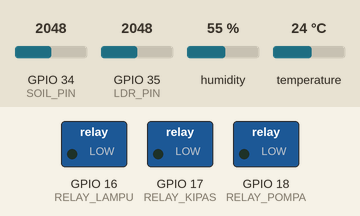
Bench run of a sketch on a simulated ESP32. Parts: switched loads named in the sketch (green lamp = pin HIGH). Inputs (shaded band) come from the test bench; at power-on: temperature 24 °C, GPIO 34 (SOIL_PIN) = 2048, GPIO 35 (LDR_PIN) = 2048, humidity 55 %. WiFi joins after 1.5 s; servers stay silent unless stated; the Firebase database answers and starts empty; what the sketch prints to the serial monitor is not drawn.

Above: at 3.2 s.
3.3 s: temperature set to 34 °C
10.1 s: temperature set to 37 °C
At 16.4 s:
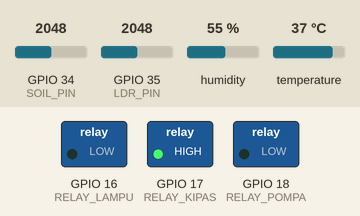
16.7 s: GPIO 34 (SOIL_PIN) set to 2405
22.6 s: GPIO 34 (SOIL_PIN) set to 2508
At 28.8 s:
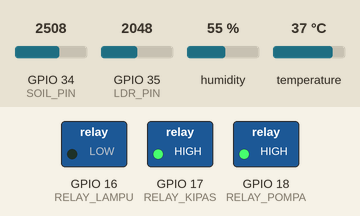
29.1 s: GPIO 35 (LDR_PIN) set to 2839
35.0 s: GPIO 35 (LDR_PIN) set to 2895
At 41.1 s:
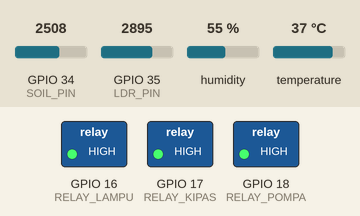
Timing chart, 0 to 42.6 s (numbered marks = the images above; inputs shaded):
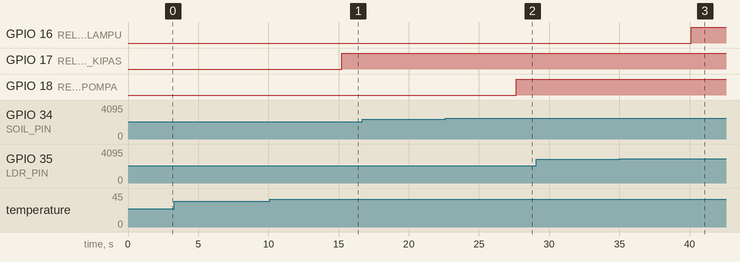

Measured:
- the behaviour switches between 35 and 36 °C on temperature (found by bisection; images 0 and 1)
- the behaviour switches between 2457 and 2458 on GPIO 34 (SOIL_PIN) (found by bisection; images 1 and 2)
- the behaviour switches between 2866 and 2867 on GPIO 35 (LDR_PIN) (found by bisection; images 2 and 3)
- after the input at 3.3 s, every drawn part: stays the same
- after the input at 10.1 s, GPIO 17 (RELAY_KIPAS): LOW → HIGH after 5.1 s
- after the input at 16.7 s, every drawn part: stays the same
- after the input at 22.6 s, GPIO 18 (RELAY_POMPA): LOW → HIGH after 5.1 s
- after the input at 29.1 s, every drawn part: stays the same
- after the input at 35.0 s, GPIO 16 (RELAY_LAMPU): LOW → HIGH after 5.1 s

The sketch:

IOT.ino
```cpp
#include <WiFi.h>
#include <FirebaseESP32.h>
#include <DHT.h>

#define WIFI_SSID "NAMAWIFI"
#define WIFI_PASSWORD "PASSWORDWIFI"
#define FIREBASE_HOST "otomatisasi-rumah-kaca-default-rtdb.asia-southeast1.firebasedatabase.app"
#define FIREBASE_AUTH "APIKEY"

#define DHTPIN 4
#define DHTTYPE DHT11

#define RELAY_LAMPU 16
#define RELAY_KIPAS 17
#define RELAY_POMPA 18

#define SOIL_PIN 34       // sensor kelembaban tanah (analog)
#define LDR_PIN 35        // sensor cahaya (analog)

FirebaseData fbdo;
DHT dht(DHTPIN, DHTTYPE);

void setup() {
  Serial.begin(115200);
  WiFi.begin(WIFI_SSID, WIFI_PASSWORD);
  while (WiFi.status() != WL_CONNECTED) {
    delay(1000);
    Serial.println("Menyambungkan WiFi...");
  }

  Firebase.begin(FIREBASE_HOST, FIREBASE_AUTH);
  Firebase.reconnectWiFi(true);

  dht.begin();

  pinMode(RELAY_LAMPU, OUTPUT);
  pinMode(RELAY_KIPAS, OUTPUT);
  pinMode(RELAY_POMPA, OUTPUT);
}

void loop() {
  // Sensor baca
  float suhu = dht.readTemperature();
  float kelembabanUdara = dht.readHumidity();
  int kelembabanTanah = analogRead(SOIL_PIN);     // 0–4095
  int nilaiCahaya = analogRead(LDR_PIN);          // 0–4095

  // Kalibrasi nilai (jika perlu)
  int kelembabanTanahPersen = map(kelembabanTanah, 4095, 0, 0, 100);
  int intensitasCahaya = map(nilaiCahaya, 4095, 0, 0, 100); // makin kecil, makin gelap

  // Kirim ke Firebase
  Firebase.setFloat(fbdo, "/rumahkaca/suhu", suhu);
  Firebase.setFloat(fbdo, "/rumahkaca/kelembaban_udara", kelembabanUdara);
  Firebase.setInt(fbdo, "/rumahkaca/kelembaban_tanah", kelembabanTanahPersen);
  Firebase.setInt(fbdo, "/rumahkaca/cahaya", intensitasCahaya);

  // Mode otomatis atau manual?
  bool modeOtomatis = Firebase.getBool(fbdo, "/modeOtomatis");

  if (modeOtomatis) {
    // 🔁 Logika otomatis
    bool kipas = suhu > 35;
    bool lampu = intensitasCahaya < 30;       // 0 sangat gelap, 100 sangat terang
    bool pompa = kelembabanTanahPersen < 40;

    digitalWrite(RELAY_KIPAS, kipas ? HIGH : LOW);
    digitalWrite(RELAY_LAMPU, lampu ? HIGH : LOW);
    digitalWrite(RELAY_POMPA, pompa ? HIGH : LOW);

    Firebase.setBool(fbdo, "/kontrolManual/kipas", kipas);
    Firebase.setBool(fbdo, "/kontrolManual/lampu", lampu);
    Firebase.setBool(fbdo, "/kontrolManual/pompa", pompa);
  } else {
    // 🎮 Manual kontrol dari web
    bool kipas = Firebase.getBool(fbdo, "/kontrolManual/kipas");
    bool lampu = Firebase.getBool(fbdo, "/kontrolManual/lampu");
    bool pompa = Firebase.getBool(fbdo, "/kontrolManual/pompa");

    digitalWrite(RELAY_KIPAS, kipas ? HIGH : LOW);
    digitalWrite(RELAY_LAMPU, lampu ? HIGH : LOW);
    digitalWrite(RELAY_POMPA, pompa ? HIGH : LOW);
  }

  delay(5000);
}
```
